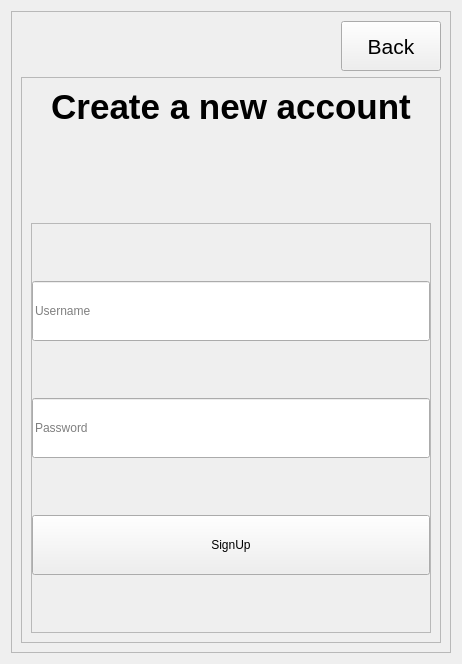
      <widget class="QWidget" name="rms_signup">
       <layout class="QHBoxLayout" name="horizontalLayout_2">
        <item>
         <widget class="QFrame" name="frame_6">
          <property name="frameShape">
           <enum>QFrame::StyledPanel</enum>
          </property>
          <property name="frameShadow">
           <enum>QFrame::Raised</enum>
          </property>
          <layout class="QVBoxLayout" name="verticalLayout_5">
           <item alignment="Qt::AlignRight">
            <widget class="QPushButton" name="back_btn_signup">
             <property name="minimumSize">
              <size>
               <width>100</width>
               <height>50</height>
              </size>
             </property>
             <property name="styleSheet">
              <string notr="true">font:16pt;</string>
             </property>
             <property name="text">
              <string>Back</string>
             </property>
             <property name="icon">
              <iconset>
               <normaloff>../../../../../mnt/c/Users/prasa/Downloads/left-arrow.png</normaloff>../../../../../mnt/c/Users/prasa/Downloads/left-arrow.png</iconset>
             </property>
             <property name="iconSize">
              <size>
               <width>20</width>
               <height>20</height>
              </size>
             </property>
            </widget>
           </item>
           <item alignment="Qt::AlignVCenter">
            <widget class="QFrame" name="frame_7">
             <property name="frameShape">
              <enum>QFrame::StyledPanel</enum>
             </property>
             <property name="frameShadow">
              <enum>QFrame::Raised</enum>
             </property>
             <layout class="QVBoxLayout" name="verticalLayout_6">
              <item>
               <widget class="QLabel" name="label_6">
                <property name="minimumSize">
                 <size>
                  <width>0</width>
                  <height>0</height>
                 </size>
                </property>
                <property name="maximumSize">
                 <size>
                  <width>16777215</width>
                  <height>200</height>
                 </size>
                </property>
                <property name="styleSheet">
                 <string notr="true">font: 16pt &quot;Sans Serif&quot;;</string>
                </property>
                <property name="text">
                 <string>&lt;html&gt;&lt;head/&gt;&lt;body&gt;&lt;p align=&quot;center&quot;&gt;&lt;span style=&quot; font-size:26pt; font-weight:600;&quot;&gt;Create a new account&lt;/span&gt;&lt;/p&gt;&lt;/body&gt;&lt;/html&gt;</string>
                </property>
               </widget>
              </item>
              <item alignment="Qt::AlignHCenter|Qt::AlignVCenter">
               <widget class="QFrame" name="frame_8">
                <property name="minimumSize">
                 <size>
                  <width>400</width>
                  <height>500</height>
                 </size>
                </property>
                <property name="maximumSize">
                 <size>
                  <width>3000</width>
                  <height>16777215</height>
                 </size>
                </property>
                <property name="styleSheet">
                 <string notr="true">QFrame{
margin-top:90;
font:16pt
}
QPushButton{
width:100px;
}
</string>
                </property>
                <property name="frameShape">
                 <enum>QFrame::StyledPanel</enum>
                </property>
                <property name="frameShadow">
                 <enum>QFrame::Raised</enum>
                </property>
                <layout class="QVBoxLayout" name="verticalLayout_7">
                 <property name="spacing">
                  <number>0</number>
                 </property>
                 <property name="leftMargin">
                  <number>0</number>
                 </property>
                 <property name="topMargin">
                  <number>0</number>
                 </property>
                 <property name="rightMargin">
                  <number>0</number>
                 </property>
                 <property name="bottomMargin">
                  <number>0</number>
                 </property>
                 <item>
                  <widget class="QLineEdit" name="lineEdit">
                   <property name="minimumSize">
                    <size>
                     <width>50</width>
                     <height>60</height>
                    </size>
                   </property>
                   <property name="styleSheet">
                    <string notr="true">width:300px;
font: 16pt &quot;Sans Serif&quot;;</string>
                   </property>
                   <property name="text">
                    <string/>
                   </property>
                   <property name="placeholderText">
                    <string>Username</string>
                   </property>
                  </widget>
                 </item>
                 <item>
                  <widget class="QLineEdit" name="lineEdit_2">
                   <property name="minimumSize">
                    <size>
                     <width>0</width>
                     <height>60</height>
                    </size>
                   </property>
                   <property name="styleSheet">
                    <string notr="true">font: 16pt &quot;Sans Serif&quot;;</string>
                   </property>
                   <property name="echoMode">
                    <enum>QLineEdit::Password</enum>
                   </property>
                   <property name="placeholderText">
                    <string>Password</string>
                   </property>
                  </widget>
                 </item>
                 <item>
                  <widget class="QPushButton" name="pushButton_3">
                   <property name="minimumSize">
                    <size>
                     <width>100</width>
                     <height>60</height>
                    </size>
                   </property>
                   <property name="styleSheet">
                    <string notr="true">font: 16pt &quot;Sans Serif&quot;;</string>
                   </property>
                   <property name="text">
                    <string>SignUp</string>
                   </property>
                  </widget>
                 </item>
                </layout>
               </widget>
              </item>
             </layout>
            </widget>
           </item>
          </layout>
         </widget>
        </item>
       </layout>
      </widget>
